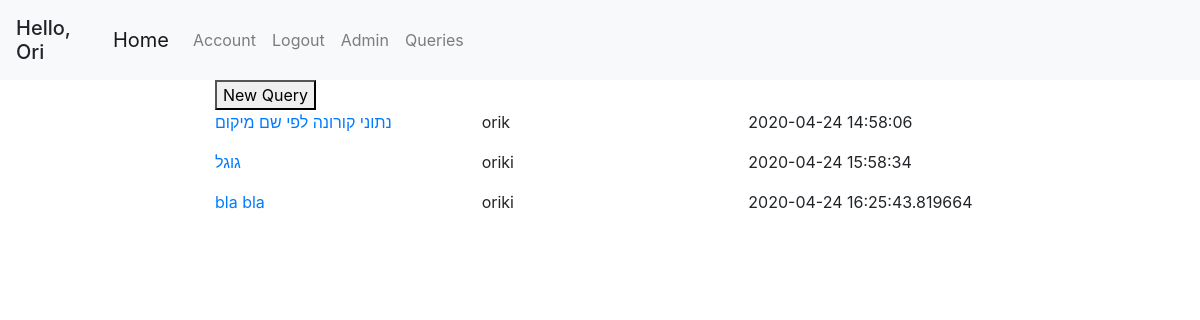
The app's page /queries (signed in), older data.
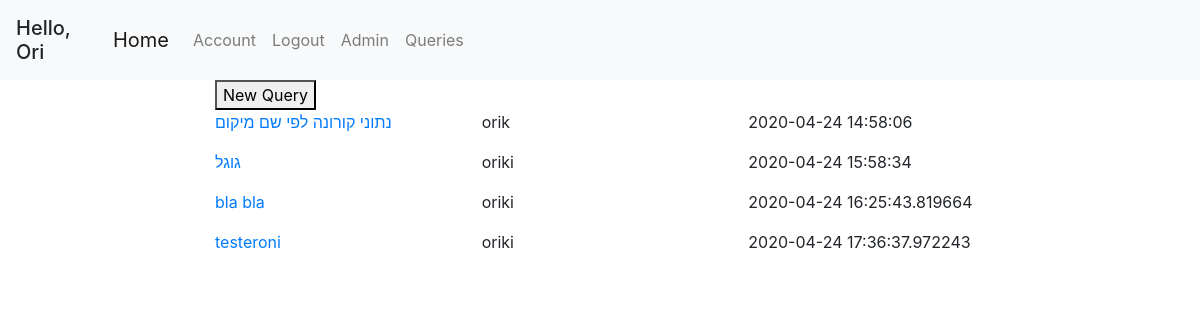
The same page, newer data.
### geoportal/models.py (models this page shows, shortened)
class User(db.Model, UserMixin):
    id = db.Column(db.Integer, primary_key=True)
    username = db.Column(db.String(20), unique=True, nullable=False)
    email = db.Column(db.String(120), unique=True, nullable=False)
    first_name = db.Column(db.String(20), nullable=False, default='')
    last_name = db.Column(db.String(20), nullable=False, default='')
    password = db.Column(db.String(60), nullable=False)
    roles = db.relationship('Role', secondary='user_roles')
    layers = db.relationship('Layer', backref='user', lazy=True)
    queries = db.relationship('Query', backref='user', lazy=True)

class Query(db.Model):
    id = db.Column(db.Integer, primary_key=True)
    user_id = db.Column(db.Integer, db.ForeignKey('user.id'), nullable=False, default=0)
    query_name = db.Column(db.String(120))
    db_name = db.Column(db.String(20))
    date_uploaded = db.Column(db.DateTime, nullable=False, default=datetime.datetime.now)
    last_update_time = db.Column(db.DateTime, nullable=False, default=datetime.datetime.now)
    query_text = db.Column(db.Text, nullable=False, default='')
    parameters = db.relationship('QueryTextParameters', backref='query', lazy=True)

### geoportal/views.py (the view)
@app.route('/queries')
@login_required
def queries():
    all_queries = Query.query.all()
    return render_template('queries.html', queries=all_queries)

### geoportal/models.py (called while the page is built)
@login_manager.user_loader
def load_user(user_id):
    return User.query.get(int(user_id))

### geoportal/templates/queries.html
{% extends "base.html" %}
{% block content %}
    <form action="/query">
        <button>New Query</button>
    </form>
    {% for query in queries %}
        <div class="row">
            <div class="col">
                <a href="/query/{{ query.id }}">{{ query.query_name }}</a>
            </div>
            <div class="col">
                <p>{{ query.user.username }}</p>
            </div>
            <div class="col">
                <p>{{ query.last_update_time }}</p>
            </div>
        </div>
    {% endfor %}
{% endblock content %}

### geoportal/templates/base.html (shortened to what this page needs)
<!DOCTYPE html>
<html lang="en">
<head>
    <link rel="stylesheet" href="/static/css/bootstrap.css"/>
    <link rel="stylesheet" href="/static/css/style.css"/>
    <link rel="stylesheet" href="https://unpkg.com/leaflet@1.6.0/dist/leaflet.css"
/>
    <link rel="stylesheet" href="https://cdnjs.cloudflare.com/ajax/libs/leaflet.draw/0.4.2/leaflet.draw.css"/>
</head>
<body>
    <header class="site-header">
        <nav class="navbar navbar-expand-lg navbar-fixed-top navbar-light bg-light">
            {% if current_user.is_authenticated %}
            <h5 class="mt-2">Hello, {{ current_user.first_name }}</h5>
            {% endif %}
            <div class="container">
                <a class="navbar-brand" href="{{ url_for('home') }}">Home</a>
                <div class="collapse navbar-collapse" id="navbarSupportedContent">
                    <ul class="navbar-nav mr-auto">
                        {% if current_user.is_authenticated %}
                            <li class="nav-item"><a class="nav-link" href="{{ url_for('account') }}">Account</a></li>
                            <li class="nav-item"><a class="nav-link" href="{{ url_for('logout') }}">Logout</a></li>
                            <li class="nav-item"><a class="nav-link" href="{{ url_for('admin.index') }}">Admin</a></li>
                            <li class="nav-item"><a class="nav-link" href="{{ url_for('queries') }}">Queries</a></li>
                        {% else %}
                            <li class="nav-item"><a class="nav-link" href="{{ url_for('login') }}">Login</a></li>
                            <li class="nav-item"><a class="nav-link" href="{{ url_for('register') }}">Register</a></li>
                        {% endif %}
                    </ul>
                </div>
            </div>
        </nav>
    </header>
    <div class="container-fluid" id="content">
        <div class="row">
            <div class="col-md-2 sidebar">
            </div>
            <div class="col-md-8 main">
                {% block content %}{% endblock %}
            </div>
            <div class="col-md-2 sidebar" id="right-sidebar">
            </div>
        </div>
    </div>
</body>
</html>

Row changes from the older to the newer data that the page shows:
added Query: query_name "testeroni", user.username "oriki", last_update_time "2020-04-24 17:36:37.972243"
